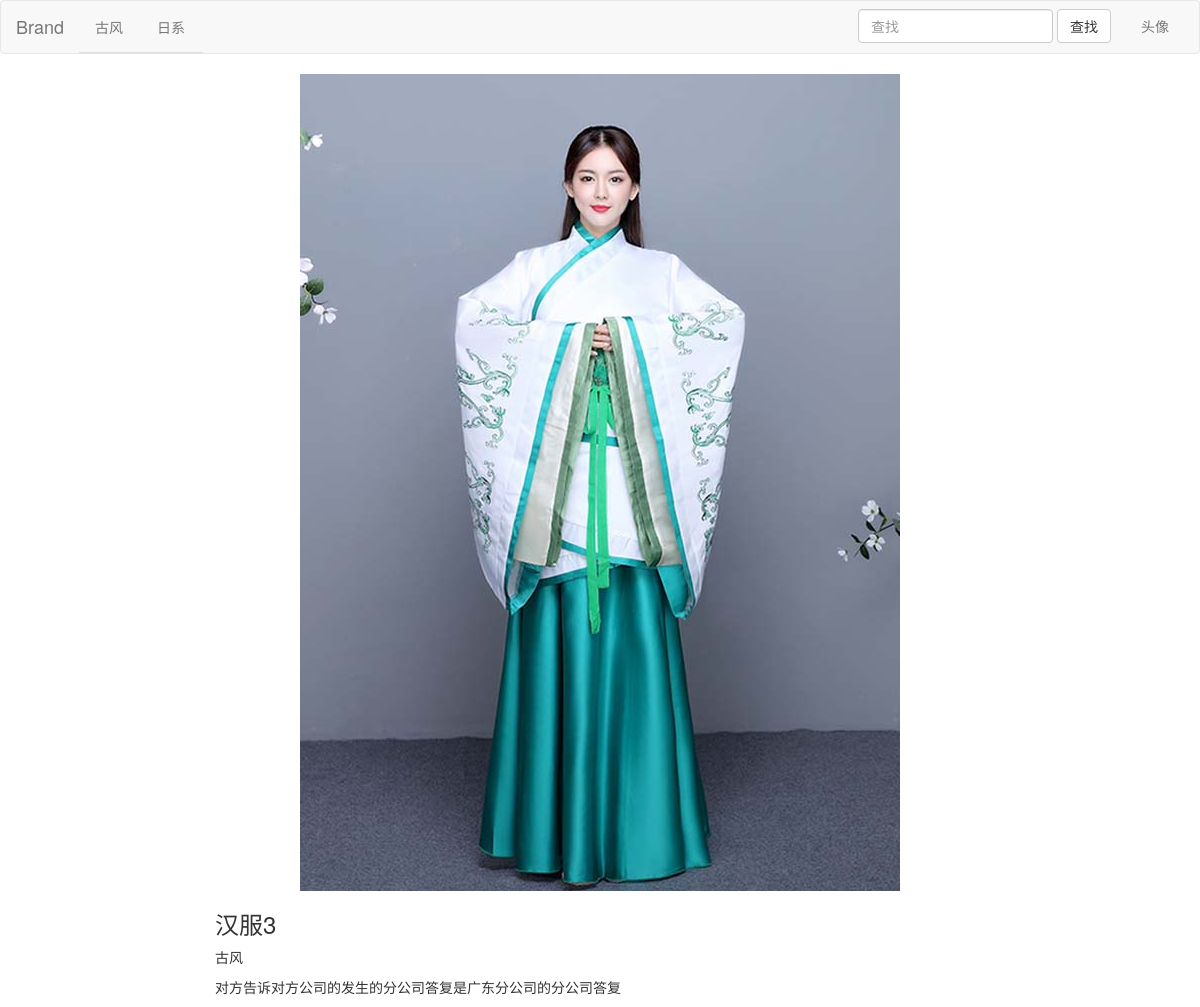
The page /llg/detail/7 on the database its author committed.
### llg/models.py (models this page shows, shortened)
class Article(models.Model):
    title = models.CharField(max_length=100, verbose_name="标题")
    category = models.ForeignKey(Category, on_delete=models.CASCADE)
    image = models.ImageField(upload_to="upload/", null=True, verbose_name="图片")
    content = RichTextField()
    create_datetime = models.DateTimeField(auto_now_add=True, verbose_name="创建时间")
    update_datetime = models.DateTimeField(auto_now=True, verbose_name="更新时间")

class Category(models.Model):
    name = models.CharField(max_length=50, verbose_name="分类")
    def __str__(self):
        return self.name

### llg/views.py (the view)
# urls.py: path('detail/<int:article_pk>', views.detail, name='detail'),
def detail(request, article_pk):
    article = get_object_or_404(Article, pk=article_pk)
    context = {
        "article": article
    }
    return render(request, "llg/detail.html", context)

### llg/templates/llg/detail.html
{% extends 'base.html' %}
{% block content %}
<div class="container-fluid">
    <div class="row">
        <div class="col-md-2"></div>
        <div class="col-xs-12 col-md-8">
            <img src="{{ article.image.url }}" style="height: auto; width: auto; display: block;margin: 0 auto;">
            <h3>{{ article.title }}</h3>
            <p>{{ article.category }}</p>
            <p>{{ article.content|safe }}</p>
        </div>
        <div class="col-md-2"></div>
    </div>
</div>
{% endblock %}

### rows shown on the page
Article: image (picture), title "汉服3", category "古风", content "对方告诉对方公司的发生的分公司答复是广东分公司的分公司答复"
